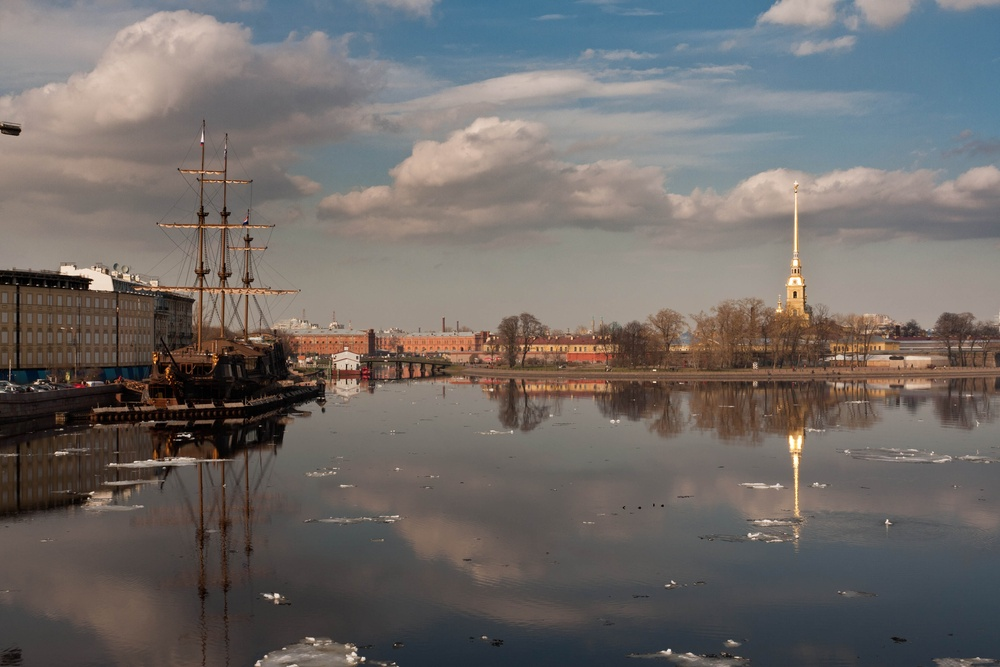
%> input picture Project3A/Mosaicing/boat1.jpg, 1000 x 667 px, shrunk from 3888 x 2592 before the run
$ octave Mosaicing.m   (GNU Octave 9; MATLAB toolbox functions it lacks are replaced by stand-ins)
%> lines starting %> are read from the running program, lines starting %| are printed output that depends on the picture; in (x1, y1, x2, y2) boxes, pixels count from 0 and x2, y2 are one past the last pixel; in counts of white or black regions, pixels touching at a corner belong together; the program's own positions count from 1
%> further down, I1 is the input picture: size 667x1000x3 uint8; mean R, G, B 111.8, 106.6, 104
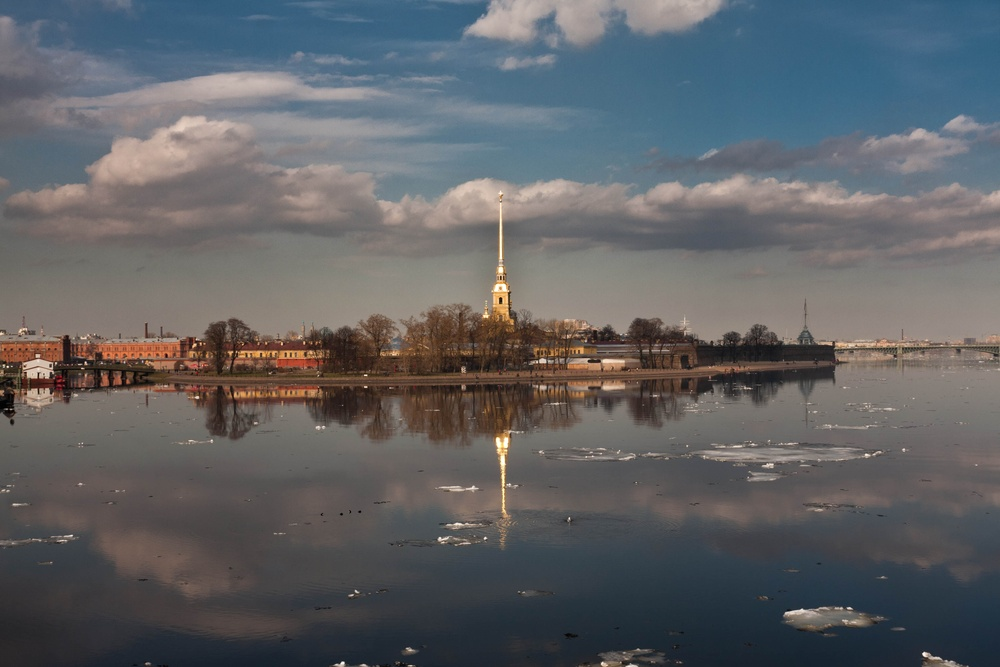
%> input picture Project3A/Mosaicing/boat2.jpg, 1000 x 667 px, shrunk from 3888 x 2592 before the run
%> further down, I2 is the input picture: size 667x1000x3 uint8; mean R, G, B 96.5, 98, 100.9
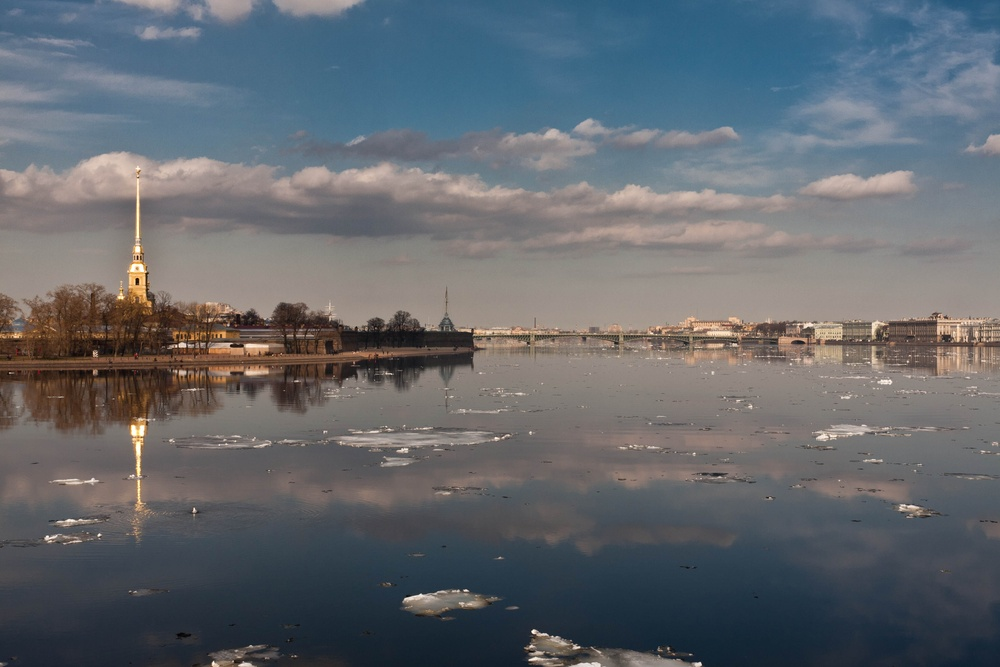
%> input picture Project3A/Mosaicing/boat3.jpg, 1000 x 667 px, shrunk from 3888 x 2592 before the run
%> further down, I3 is the input picture: size 667x1000x3 uint8; mean R, G, B 99.5, 103.9, 109.4
### Project3A/Mosaicing/mymosaic.m
% File name: mymosaic.m
% Author: Wentao He
% Date created: Nov. 1st, 2018

function [img_mosaic] = mymosaic(img_input)
% Input:
%   img_input is a cell array of color images (HxWx3 uint8 values in the
%   range [0,255])
%
% Output:
% img_mosaic is the output mosaic
    number = size(img_input, 2);
%> number = 3
    midIndex = ceil(number / 2);
%> midIndex = 2
    gray_img = cell(1, number);
%> gray_img = {[], [], []}

    for i = 1 : number
        tempImage = img_input{1, i};
        gray_img{1, i} = rgb2gray(tempImage);
    end
%> this loop made 3 passes
%> after the loop, gray_img = 3 items

    %% corner detection
    corners = cell(1, number);
%> corners = {[], [], []}

    for i = 1 : number
        corners{1, i} = corner_detector(gray_img{1, i});
    end
%> after the loop, corners = 3 items

    %% adaptive non-maximal suppression
    x_points = cell(1, number);
%> x_points = {[], [], []}
    y_points = cell(1, number);
%> y_points = {[], [], []}
    rmax_points = cell(1, number);
%> rmax_points = {[], [], []}

    for i = 1 : number
        [xTemp, yTemp, rMaxTemp] = anms(corners{1, i}, 500);
        x_points{1, i} = xTemp;
        y_points{1, i} = yTemp;
        rmax_points{1, i} = rMaxTemp;
    end
%> this loop made 3 passes
%> pass 1, in anms, `c_matrix = cat(3, cimg, X, Y);`:
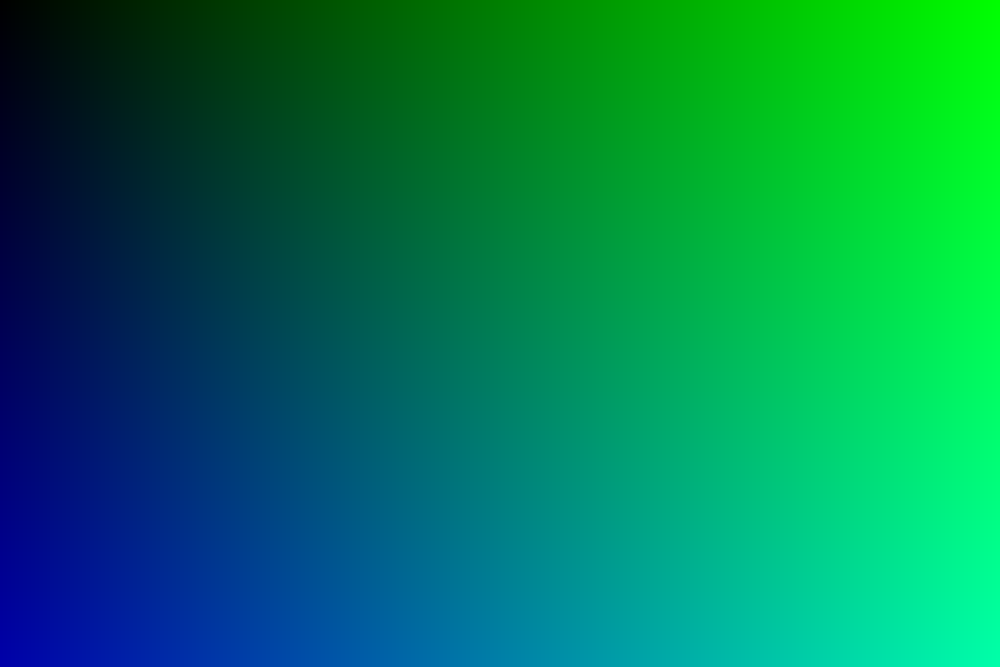
%> c_matrix: size 667x1000x3 double; mean R, G, B 0, 500.5, 334; drawn with min black and max white
%> after the loop, rmax_points = {1, 1, 1}; x_points = 3 items; y_points = 3 items

   %% check border
   for i = 1 : number
        [xTemp, yTemp] = border_detector(gray_img{1, i}, x_points{1, i}, y_points{1, i});
        x_points{1, i} = xTemp;
        y_points{1, i} = yTemp;
   end

    %% feature descriptors
    descs = cell(1, number);
%> descs = {[], [], []}

    for i = 1 : number
        [descsTemp] = feat_desc(gray_img{1, i}, x_points{1, i}, y_points{1, i});
        descs{1, i} = descsTemp;
    end
%> this loop made 3 passes
%> N in feat_desc on passes 1 to 3: 446, 440, 440
%> pass 1, in feat_desc, `img = padarray(img,[20,20]);`:
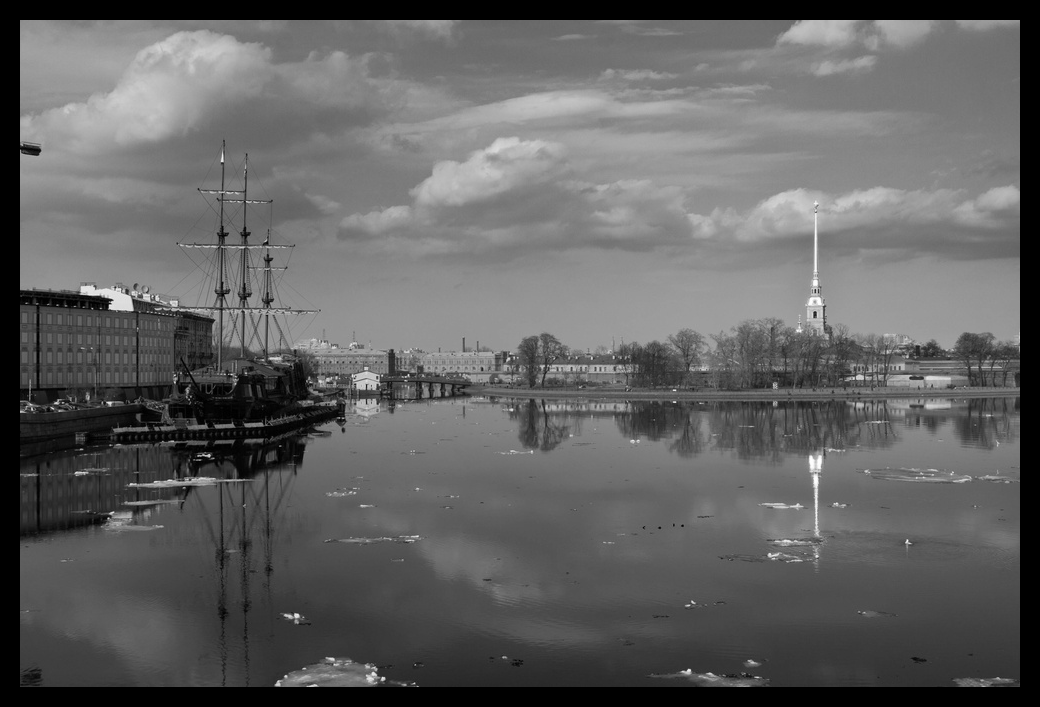
%> img: size 707x1040 uint8; min 0, max 254, mean 97.8
%> after the loop, descs = 3 items

    %% feature matches
    matches = cell(1, number - 1);
%> matches = {[], []}

    for i = 1 : (number - 1)
        [matchesTemp] = feat_match(descs{1, i}, descs{1, i + 1});
        matches{1, i} = matchesTemp;
    end
%> this loop made 2 passes
%> pass 1, in feat_match, `Y = descs1';`:
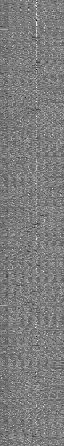
%> Y: size 446x64 double; min -6.65, max 6.91, mean 1.35e-18; drawn with min black and max white
%> after the loop, matches = 2 items

    %% Filter correspondences
    corr = cell(1, number - 1, 4);
%> corr = {[], [], [], [], [], [], [], []}

    for i = 1 : (number - 1)
        match = matches{1, i};

        x1 = x_points{1, i}(match > 0);
        y1 = y_points{1, i}(match > 0);

        x2 = x_points{1, (i + 1)}(match(match > 0));
        y2 = y_points{1, (i + 1)}(match(match > 0));

        corr{1, i, 1} = x1;
        corr{1, i, 2} = y1;
        corr{1, i, 3} = x2;
        corr{1, i, 4} = y2;
    end
%> this loop made 2 passes
%> after the loop, corr = 8 items

    %% estimate homographies
    mid_H = cell(1, 1);
    mid_H{1, 1} = eye(3);

    left_H = cell(1, midIndex - 1);
%> left_H = {[]}

    for i = 1 : (midIndex - 1)
        x_source = corr{1, i, 1};
        y_source = corr{1, i, 2};

        x_dest = corr{1, i, 3};
        y_dest = corr{1, i, 4};

        [H, ~] = ransac_est_homography(x_source, y_source, x_dest, y_dest, 50);

        left_H{1, i} = H;
    end
%> this loop made 1 pass
%> (numDataPoints in ransac_est_homography, NMax in ransac_est_homography) on pass 1: (71, 100000)
%> after the loop, left_H = {[-0.00353 0.000269 0.997; -0.000179 -0.00331 0.0826; -5.83e-07 1.5e-07 -0.00304]}

    right_H = cell(1, number - midIndex);
%> right_H = {[]}

    for i = 1 : (number - midIndex)
        x_source = corr{1, (midIndex + i - 1), 3};
        y_source = corr{1, (midIndex + i - 1), 4};

        x_dest = corr{1, (midIndex + i - 1), 1};
        y_dest = corr{1, (midIndex + i - 1), 2};

        [H, ~] = ransac_est_homography(x_source, y_source, x_dest, y_dest, 100);

        right_H{1, i} = H;
    end
%> this loop made 1 pass
%> (numDataPoints in ransac_est_homography, NMax in ransac_est_homography) on pass 1: (83, 100000)
%> after the loop, right_H = {[0.00172 1.16e-05 0.984; -0.000331 0.00217 0.177; -8.58e-07 -1.53e-07 0.0026]}

    %% update homographies
    for i = (midIndex - 2) : -1 : 1
        first_H  = left_H{1, i};
        second_H = left_H{1, (i + 1)};

        new_H = first_H * second_H;
        left_H{1, i} = new_H;
    end
%> this loop made 0 passes

    for i = 2 : (number - midIndex)
        first_H  = right_H{1, (i - 1)};
        second_H = right_H{1, i};

        new_H = first_H * second_H;
        right_H{1, i} = new_H;
    end

    %% MOSAIC
    transforms = cell(1, number);
%> transforms = {[], [], []}

    for i = 1 : (midIndex - 1)
        transform_temp = projective2d(transpose(left_H{1, i}));
        transforms{1, i} = transform_temp;
    end
%> this loop made 1 pass
%> after the loop, transforms = {transform with T = [-0.00353 -0.000179 -5.83e-07; 0.000269 -0.00331 1.5e-07; 0.997 0.0826 -0.00304], [], []}

    transform_temp = projective2d(transpose(mid_H{1, 1}));
    transforms{1, midIndex} = transform_temp;

    for i = 1 : (number - midIndex)
        transform_temp = projective2d(transpose(right_H{1, i}));
        transforms{1, (midIndex + i)} = transform_temp;
    end
%> after the loop, transforms = 3 items

    %% world limits
    xlim = [];
    ylim = [];

    for i = 1 : number
        I = img_input{1, i};
        [xlim(i, :), ylim(i, :)] = outputLimits(transforms{1, i}, [1 size(I, 2)], [1 size(I, 1)]);
    end
%> after the loop, xlim = [-399.1 698.9; 1 1000; 378.7 1648.3]; ylim = [-26.04 724.6; 1 667; -87.1 785]

    x_min = min(xlim(:));
%> x_min = -399.1
    x_max = max(xlim(:));
%> x_max = 1648.3

    y_min = min(ylim(:));
%> y_min = -87.1
    y_max = max(ylim(:));
%> y_max = 785

    %% panorama
    I = img_input{1, i};
    panorama = imref2d(size(I), [x_min x_max], [y_min y_max]);

    output_img = cell(1, number);
%> output_img = {[], [], []}

    for i = 1 : number
        output_img{1, i} = imwarp(img_input{1, i}, transforms{1, i}, 'OutputView', panorama);
    end
%> after the loop, output_img = 3 items

    C = output_img{1, 1};

    for i = 2 : number
        C = alphaBlend(C, output_img{1, i});
    end
%> this loop made 2 passes
%> pass 1, in alphaBlend, `I1_bin = (I1_gray > 0);`:
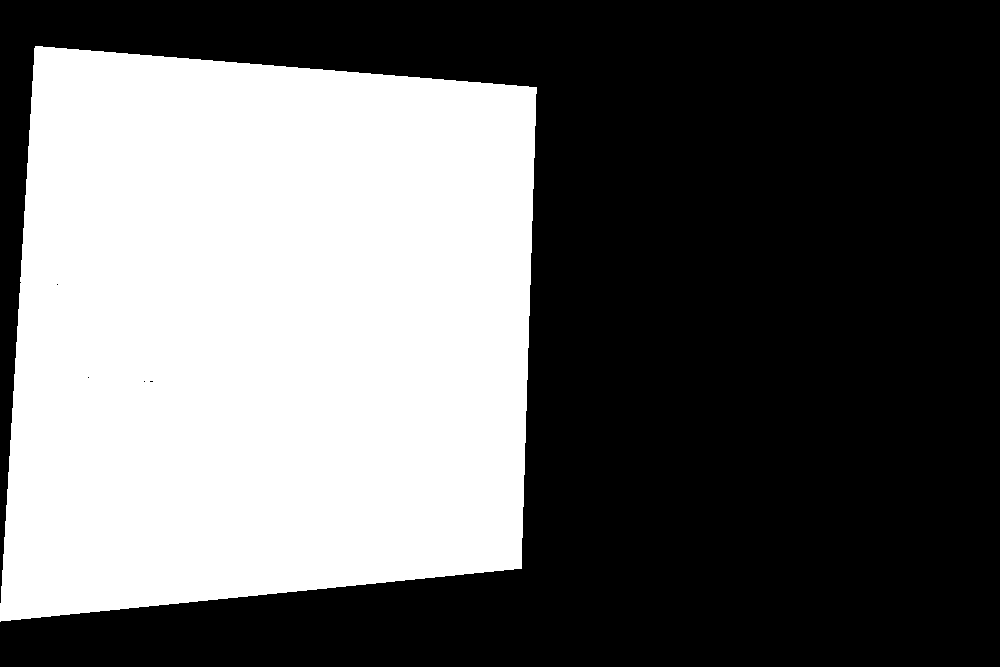
%> I1_bin: size 667x1000 logical; 40.6% white; 1 white region, box (x1, y1, x2, y2) and area: (0, 46, 537, 622) 270627
%> after the loop:
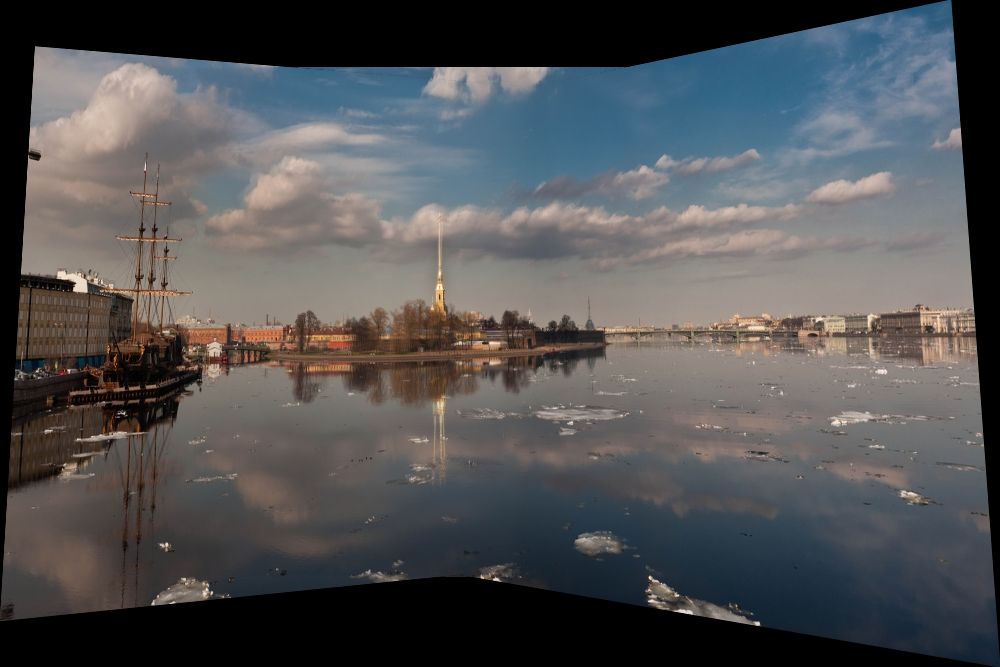
%> C: size 667x1000x3 uint8; mean R, G, B 81.9, 82.3, 84

    img_mosaic = C;
end

### Project3A/Mosaicing/corner_detector.m
% File name: corner_detector.m
% Author: Wentao He
% Date created: Nov. 1st, 2018

function [cimg] = corner_detector(img)
% Input:
% img is an image

% Output:
% cimg is a corner matrix

% Write Your Code Here
cimg = cornermetric(img, 'HARRIS');
end

### Project3A/Mosaicing/anms.m
% File name: anms.m
% Author: Wentao He
% Date created: Nov. 1st, 2018

function [x, y, rmax] = anms(cimg, max_pts)
% Input:
% cimg = corner strength map
% max_pts = number of corners desired

% Output:
% [x, y] = coordinates of corners
% rmax = suppression radius used to get max_pts corners

% Write Your Own Code Here
    % corner metric matrix
    [X, Y] = meshgrid(1:size(cimg, 2), 1:size(cimg, 1));
    c_matrix = cat(3, cimg, X, Y);
    corner_v = reshape(c_matrix, size(cimg, 1) * size(cimg, 2), 3);

    % sort corner vector
    corner_v = sortrows(corner_v, 1);
    corner_v = flipud(corner_v);
    corner_v = horzcat(corner_v, -1 * ones(size(corner_v, 1), 1));

    % corner threshold
    corner_v = corner_v(1:round(.005 * size(corner_v, 1)), :);
    numPoints = size(corner_v, 1);

    corner_v(1, 4) = numPoints * numPoints + 1;

    for i = 2 : numPoints
        x_matrix = corner_v(1:(i - 1), 2);
        x_matrix = x_matrix - corner_v(i, 2) * ones(1, size(x_matrix, 2));

        y_matrix = corner_v(1:(i - 1), 3);
        y_matrix = y_matrix - corner_v(i, 3) * ones(1, size(y_matrix, 2));

        r_matrix = (x_matrix.^2 + y_matrix.^2).^(0.5);

        minElement = min(r_matrix);

        corner_v(i, 4) = minElement;
    end

    corner_v = sortrows(corner_v, 4);
    corner_v = flipud(corner_v);

    x = corner_v(1:max_pts, 2);
    y = corner_v(1:max_pts, 3);
    rmax = corner_v(max_pts, 4);
end

### Project3A/Mosaicing/border_detector.m
function [x, y] = border_detector(img, x, y)
    x_max = size(img, 2);
    y_max = size(img, 1);

    index = (x < 21);
    x(index) = [];
    y(index) = [];

    index = abs(x_max * ones(size(x, 1), 1) - x) < 19;
    x(index) = [];
    y(index) = [];

    index = (y < 21);
    x(index) = [];
    y(index) = [];

    index = abs(y_max * ones(size(y, 1), 1) - y) < 19;
    x(index) = [];
    y(index) = [];
end

### Project3A/Mosaicing/feat_desc.m
% File name: feat_desc.m
% Author: Wentao He
% Date created: Nov. 1st, 2018

function [descs] = feat_desc(img, x, y)
% Input:
%    img = double (height)x(width) array (grayscale image) with values in the
%    range 0-255
%    x = nx1 vector representing the column coordinates of corners
%    y = nx1 vector representing the row coordinates of corners

% Output:
%   descs = 64xn matrix of double values with column i being the 64 dimensional
%   descriptor computed at location (xi, yi) in im

% Write Your Code Here

img = padarray(img,[20,20]);
N = size(x,1);
kernel = fspecial('gaussian');
descs = zeros(64,N);

for i = 1:N
    patch = img(round(y(i)):round(y(i)+39),round(x(i)):round(x(i)+39));
    blurred = imfilter(patch,kernel,'same');
    % sample every s = 5
    down_sampled = downsample(blurred,5);
    down_sampled = downsample(down_sampled',5)';
    descs(:,i) = reshape(down_sampled,[64 1]);
    descs(:,i) = descs(:,i) - mean(descs(:,i));
    descs(:,i) = descs(:,i)./std(descs(:,i),1);
end

end

### Project3A/Mosaicing/feat_match.m
% File name: feat_match.m
% Author: Wentao He
% Date created: Nov. 1st, 2018

function [match] = feat_match(descs1, descs2)
% Input:
%   descs1 is a 64x(n1) matrix of double values
%   descs2 is a 64x(n2) matrix of double values

% Output:
%   match is n1x1 vector of integers where m(i) points to the index of the
%   descriptor in p2 that matches with the descriptor p1(:,i).
%   If no match is found, m(i) = -1

% Write Your Code Here
n1 = size(descs1,2);
% initialize all m to be -1
match = -ones(n1,1);
X = descs2';
Y = descs1';
[idx, dist] = knnsearch(X,Y,'K',2);
ratio = dist(:,1)./dist(:,2);
i = ratio < 0.7;
match(i) = idx(i,1);

end

### Project3A/Mosaicing/ransac_est_homography.m
% File name: ransac_est_homography.m
% Author: Wentao He
% Date created: Nov. 1st, 2018

function [H, inlier_ind] = ransac_est_homography(x1, y1, x2, y2, thresh)
% Input:
%    y1, x1, y2, x2 are the corresponding point coordinate vectors Nx1 such
%    that (y1i, x1i) matches (x2i, y2i) after a preliminary matching
%    thresh is the threshold on distance used to determine if transformed
%    points agree

% Output:
%    H is the 3x3 matrix computed in the final step of RANSAC
%    inlier_ind is the nx1 vector with indices of points in the arrays x1, y1,
%    x2, y2 that were found to be inliers

% Write Your Code Here
    numDataPoints = size(x1, 1);
    N = 10000;
    NMax = 100000;
    HBest = [];
    InliersBest = 0;

    i = 0;

    while (i < N)
        % Randomly sample four feature pairs.
        idx = randperm(size(x1, 1));
        idx = idx(1:4);

        x_source = x1(idx);
        y_source = y1(idx);

        x_dest = x2(idx);
        y_dest = y2(idx);

        HTemp = est_homography(x_dest, y_dest, x_source, y_source);
        [xDestTemp, yDestTemp] = apply_homography(HTemp, x1, y1);
        inlier_ind_temp = ((xDestTemp - x2).^2 + (yDestTemp - y2).^2 < thresh);
        InliersTemp = sum(inlier_ind_temp);

        if (InliersTemp > InliersBest)
            InliersBest = InliersTemp;
            HBest = HTemp;

            e = (numDataPoints - InliersBest) / numDataPoints;
            p = 0.99;
            s = 4;

            NTemp = log(1 - p) / log(1 - (1 - e)^s);

            if (NTemp > N)
                if (NTemp > NMax)
                    N = NMax;
                else
                    N = NTemp;
                end
            end
        end

        i = i + 1;
    end

    H = HBest;
    [xDestTemp, yDestTemp] = apply_homography(H, x1, y1);
    inlier_ind = ((xDestTemp - x2).^2 + (yDestTemp - y2).^2 < thresh);
end

### Project3A/Mosaicing/alphaBlend.m
function [img_blend] = alphaBlend(I1, I2)
    I1_gray = rgb2gray(I1);
    I2_gray = rgb2gray(I2);
    I1_bin = (I1_gray > 0);
    I2_bin = (I2_gray > 0);
    I1_bin_inv = (I1_bin == 0);
    I2_bin_inv = (I2_bin == 0);
    I1_dist = bwdist(I1_bin_inv);
    I2_dist = bwdist(I2_bin_inv);

    alpha1 = I1_dist ./ (I1_dist + I2_dist);
    alpha1(isnan(alpha1)) = 0;
    I1 = im2double(I1) .* repmat(alpha1, [1, 1, 3]);
    I1 = uint8(255 * I1);

    alpha2 = I2_dist ./ (I1_dist + I2_dist);
    alpha2(isnan(alpha2)) = 0;
    I2 = im2double(I2) .* repmat(alpha2, [1, 1, 3]);
    I2 = uint8(255 * I2);

    img_blend = imadd(I1, I2);
end

### Project3A/Mosaicing/apply_homography.m
% File name: apply_homography.m
% Author: Wentao He
% Date created: Nov. 1st, 2018

function [X, Y] = apply_homography(H, x, y)
% Input:
%   H : 3*3 homography matrix, refer to setup_homography
%   x : the column coords vector, n*1, in the source image
%   y : the column coords vector, n*1, in the source image

% Output:
%   X : the column coords vector, n*1, in the destination image
%   Y : the column coords vector, n*1, in the destination image

% Write Your Code Here
p1 = [x'; y'; ones(1, length(x))];
q1 = H*p1;
q1 = q1./[q1(3, :); q1(3,:); q1(3, :)];

X = q1(1,:)';
Y = q1(2, :)';
end

### Project3A/Mosaicing/Mosaicing.m
%% Section 1: Load Images
I1 = imread('boat1.jpg');
I2 = imread('boat2.jpg');
I3 = imread('boat3.jpg');
c = cell(1, 2);
c{1, 1} = I1;
c{1, 2} = I2;
c{1, 3} = I3;

%% Section 2: Load Variables

% [26 lines of commented-out code are left out]

%% Section 3: prior and post-RANSAC matching for Img1 and Img 2
% [23 lines of commented-out code are left out]

%% Section 4: prior and post-RANSAC matching for Img2 and Img 3
% [23 lines of commented-out code are left out]

%% Seciton 5: corner detection & adaptive non-maximal suppression

% [48 lines of commented-out code are left out]


%% Section 6: Mosaicing
tic
[img_mosaic] = mymosaic(c);
toc

figure;
image(img_mosaic);
title('Final Mosaic');
axis off
